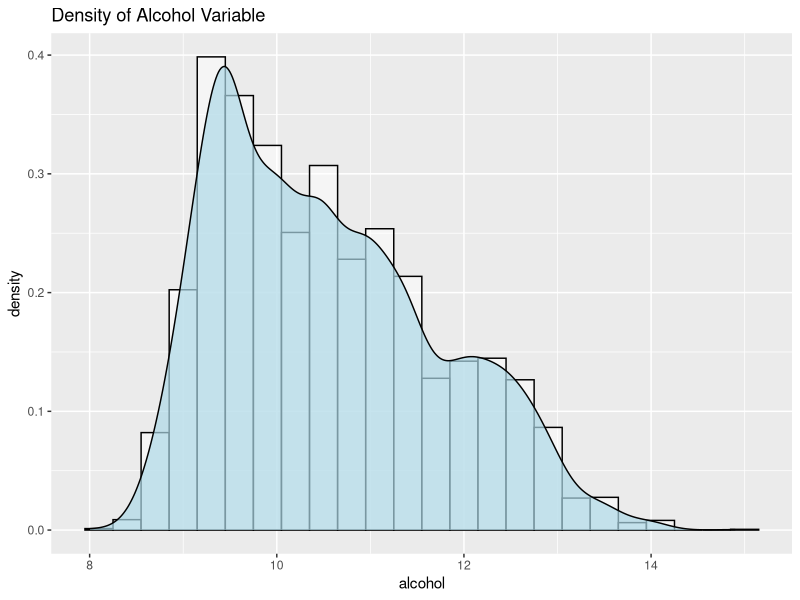
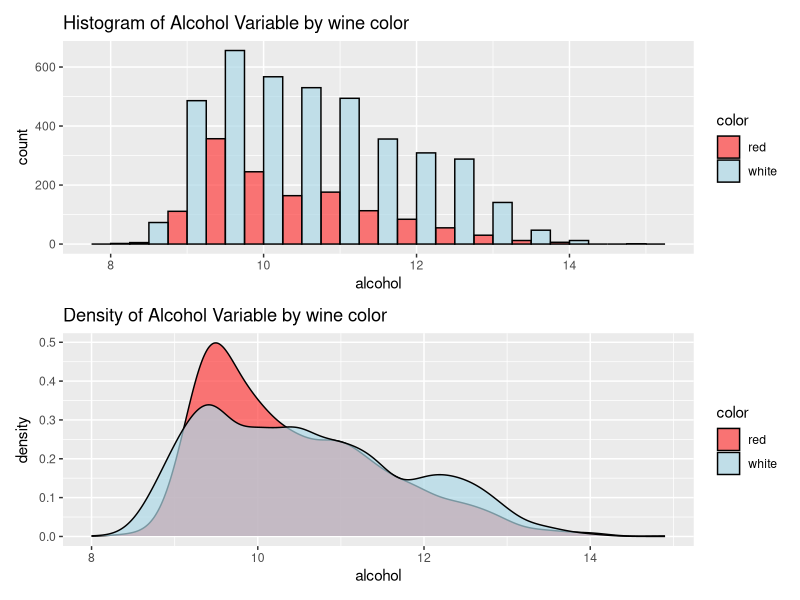
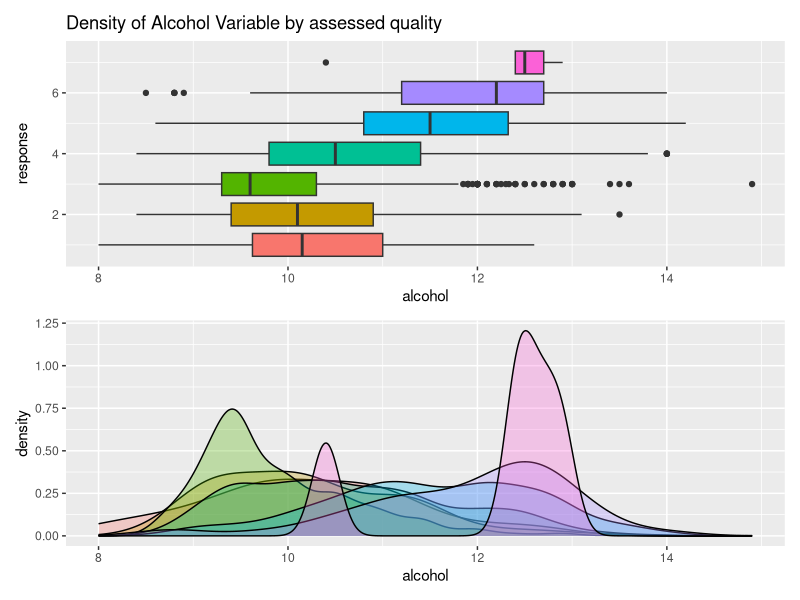
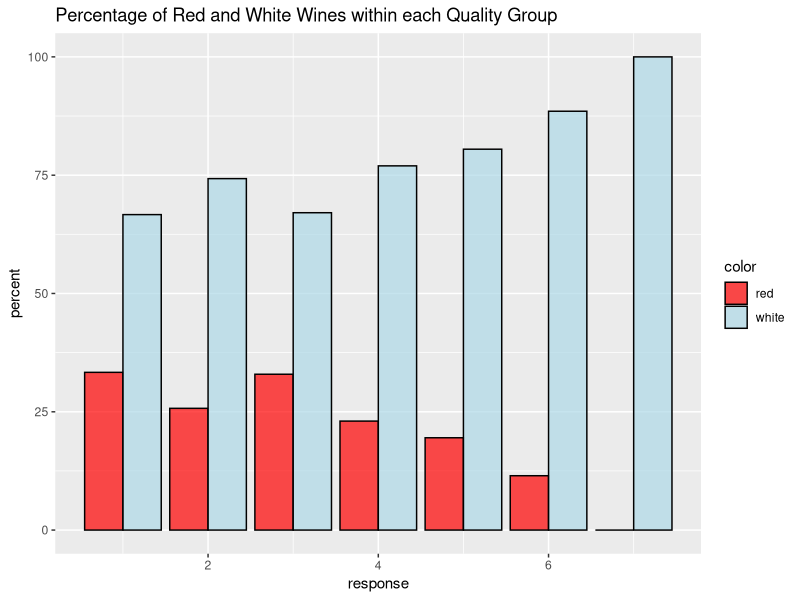
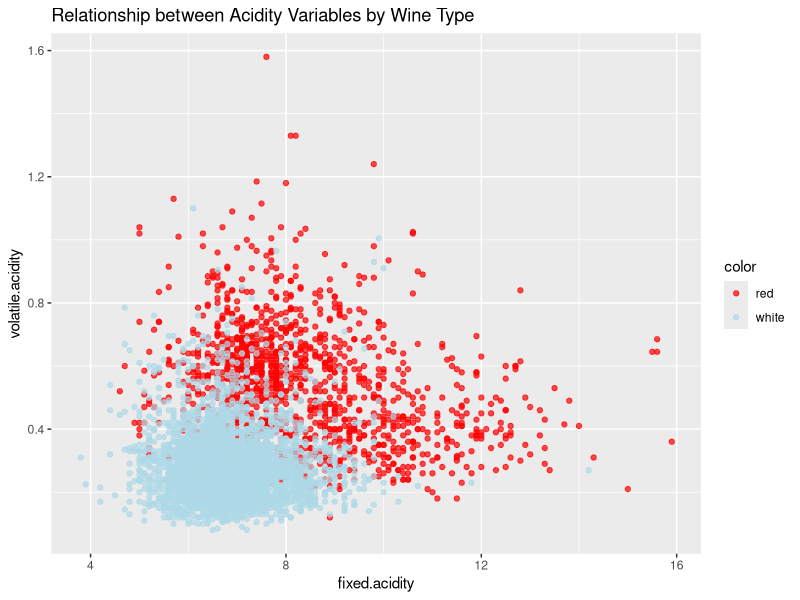

Source code (R) for these figures, in order:
library(ggplot2)
library(dplyr)
library(gridExtra)
library(patchwork)

# Load the dataset
wine <- read.csv("winequality-all.csv", header = TRUE, comment.char = "#")

# -----1-----
# Investigating the distribution of alcohol variable
ggplot(wine, aes(x = alcohol)) +
  geom_histogram(aes(y=..density..), binwidth = 0.3, alpha=0.5, color = "black", fill = "white") +
  geom_density(alpha=.7, fill="lightblue")+
  ggtitle("Density of Alcohol Variable")


# -----2-----
# Comparing the distribution of alcohol variable between two types of wine i.e. 
# red and white
hist <- ggplot(wine, aes(x = alcohol, fill = color)) +
  geom_histogram(binwidth=.5, position="dodge", color="black", alpha=.7)+
  scale_fill_manual(values = c("brown1", "lightblue")) +
  ggtitle("Histogram of Alcohol Variable by wine color")

dens <- ggplot(wine, aes(x = alcohol, fill = color)) + 
  geom_density(color="black", alpha=0.7)+
  scale_fill_manual(values = c("brown1", "lightblue")) + 
  ggtitle("Density of Alcohol Variable by wine color")

hist + dens + plot_layout(ncol = 1) 


# -----3-----
# Comparing the distribution of alcohol variable in each of possible quality 
# group defined by response variable
box <- ggplot(wine, aes(x = response, y = alcohol, fill = as.factor(response))) +
  geom_boxplot() +
  guides(fill=FALSE) +
  coord_flip()

dens <- ggplot(wine, aes(x = alcohol, fill = as.factor(response))) + 
  geom_density(color="black", alpha=0.3) +
  guides(fill=FALSE)

box + ggtitle("Density of Alcohol Variable by assessed quality") + dens + plot_layout(ncol = 1)

# -----4-----
# Percentage of red and white wines within each quality group
df <- wine %>%
  group_by(response, color) %>%
  summarize(count = n()) %>%
  mutate(percent = count / sum(count) * 100)

new_row <- data.frame(response=c(7), color=c("red"), count=c(0), percent=c(0))
new_row$response <- as.integer(new_row$response)
new_row$count <- as.integer(new_row$count)

df <- bind_rows(df, new_row)
  
ggplot(df, aes(x = response, y = percent, fill = color)) +
  geom_bar(stat = "identity", position = "dodge", color="black", alpha=.7) +
  scale_fill_manual(values = c("red", "lightblue")) +
  ggtitle("Percentage of Red and White Wines within each Quality Group")


# -----5-----
# Investigating the relationship between variables describing acidity of the wines
ggplot(wine, aes(x = fixed.acidity, y = volatile.acidity, color = color)) +
  geom_point(alpha=.7) +
  scale_color_manual(values = c("red", "lightblue")) +
  ggtitle("Relationship between Acidity Variables by Wine Type")

